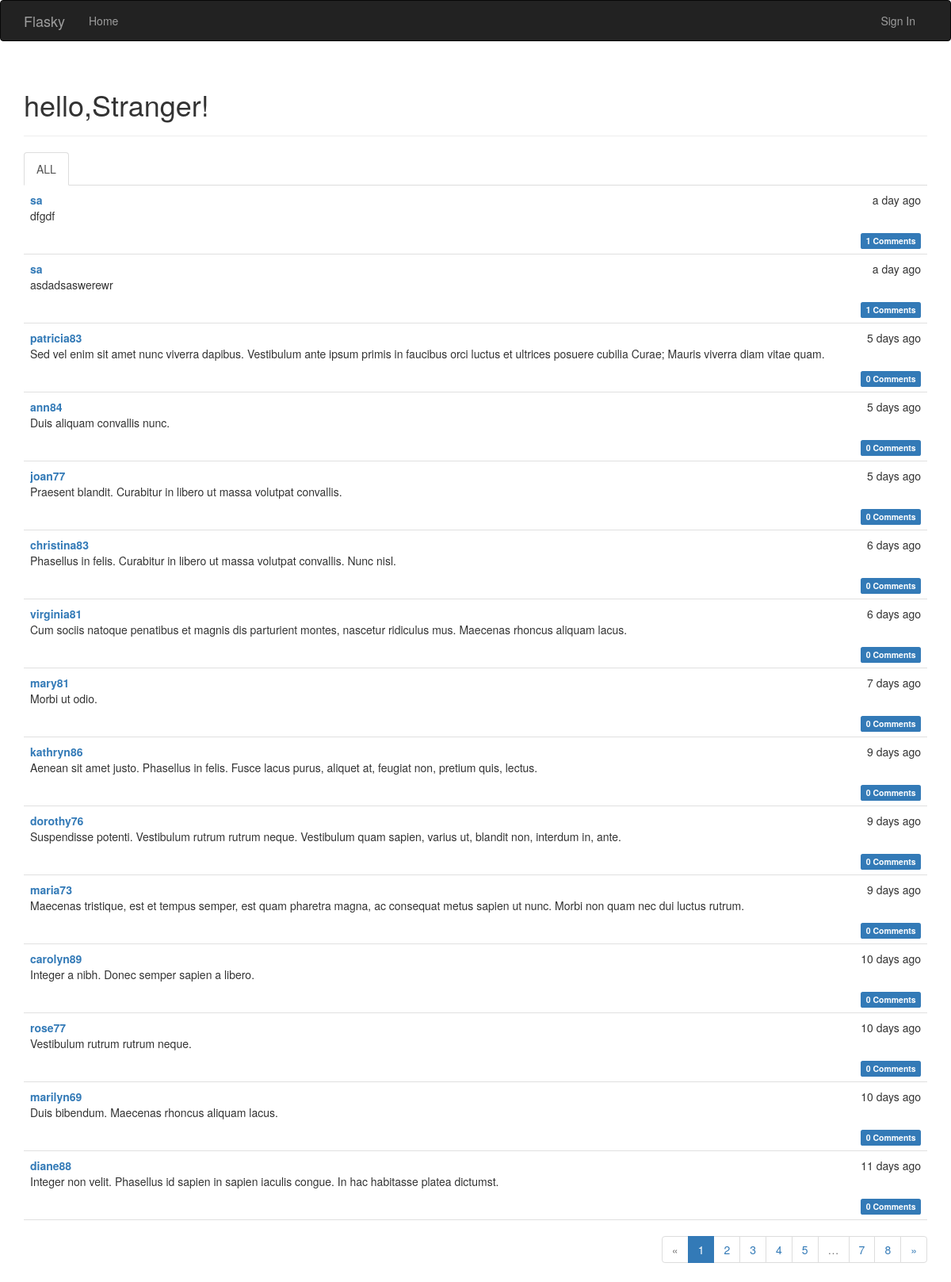
The page / on the database its author committed.
### app/models.py (models this page shows, shortened)
class Post(db.Model):
    __tablename__ = 'posts'
    id = db.Column(db.Integer,primary_key=True)
    body = db.Column(db.Text)
    timestamp = db.Column(db.DateTime,index=True,default = datetime.utcnow)
    author_id = db.Column(db.Integer,db.ForeignKey('users.id'))
    body_html = db.Column(db.Text)
    comments = db.relationship('Comment', backref='post', lazy='dynamic')

class User(UserMixin,db.Model):
    __tablename__ = 'users'
    id = db.Column(db.Integer,primary_key=True)
    email = db.Column(db.String(64),unique=True,index=True)
    username = db.Column(db.String(64),unique=True,index=True)
    password_hash = db.Column(db.String(128))
    confirmed = db.Column(db.Boolean,default=False)
    role_id = db.Column(db.Integer,db.ForeignKey('roles.id'))
    name = db.Column(db.String(64))
    location = db.Column(db.String(64))
    about_me = db.Column(db.Text())
    member_since = db.Column(db.DateTime(),default=datetime.utcnow)
    last_seen = db.Column(db.DateTime(),default=datetime.utcnow)
    posts = db.relationship('Post',backref='author',lazy='dynamic')
    comments = db.relationship('Comment',backref='author',lazy='dynamic')
    followed = db.relationship('Follow',
                               foreign_keys=[Follow.follower_id],
                               backref=db.backref('follower',lazy='joined'),
                               lazy='dynamic',
                               cascade='all,delete-orphan')
    followers = db.relationship('Follow',
                               foreign_keys=[Follow.followed_id],
                               backref=db.backref('followed', lazy='joined'),
                               lazy='dynamic',
                               cascade='all,delete-orphan')
    @property
    def password(self):
        raise AttributeError('password is not a readable attribute')

### app/main/views.py (the view)
@main.route('/',methods=['GET','POST'])
def index():
    form = PostForm()
    if current_user.can(Permission.WRITE_ARTICLES) and form.validate_on_submit():
        post = Post(body = form.body.data,author = current_user._get_current_object())
        db.session.add(post)
        return redirect(url_for('.index'))
    page = request.args.get('page',1,type=int)
    show_followed = False
    if current_user.is_authenticated:
        show_followed = bool(request.cookies.get('show_followed',''))
    if show_followed:
        query = current_user.followed_posts
    else:
        query = Post.query
    pagination= query.order_by(Post.timestamp.desc()).paginate(page,
            per_page=current_app.config['FLASK_POSTS_PER_PAGE'],error_out=False)
    posts = pagination.items
    return render_template('index.html',form=form,posts=posts,show_followed=show_followed,pagination=pagination)

### app/auth/__init__.py (called while the page is built)
@auth.app_context_processor
def inject_permissions():
    return dict(Permission=Permission)

### app/auth/views.py (called while the page is built)
@auth.before_app_request
def before_request():
    if current_user.is_authenticated:
        current_user.ping()
        if not current_user.confirmed \
        and request.endpoint[:5] !='auth.':
            return redirect(url_for('auth.unconfirmed'))

### app/main/views.py (called while the page is built)
@main.after_app_request
def after_request(response):
    for query in get_debug_queries():
        if query.duration >= current_app.config['FLASKY_SLOW_DB_QUERY_TIME']:
            current_app.logger.warning(
                'Slow query:%s\nParameters:%s\nDuration:%s\nContext:%s\n'%
                (query.statement,query.parameters,query.duration,query.context))
    return response

### app/models.py (called while the page is built)
    def can(self,permissions):
        return False

    def is_administrator(self):
        return False

### app/templates/index.html (shortened to what this page needs)
{% extends "base.html" %}
{% import "bootstrap/wtf.html" as wtf %}
{% import "_macros.html" as macros %}
{% block page_content %}
<div class="page-header">
    <h1>hello,{% if current_user.is_authenticated %}{{ current_user.username }}{% else %}Stranger{% endif %}!</h1>
</div>
<div class="post-tabs">
<ul class="nav nav-tabs">
    <li {% if not show_followed %} class="active" {% endif %}>
    <a href="{{ url_for('.show_all') }}">ALL</a></li>
</ul>
{% include '_posts.html' %}
</div>
{% if pagination %}
    <div class="pagination">
    {{ macros.pagination_widget(pagination,'.index') }}
    </div>
{% endif %}
{% endblock %}

### app/templates/_posts.html (shortened to what this page needs)
<ul class="posts">
{% for post in posts %}
<li class="post">
    <div class="post-date">
        {{ moment(post.timestamp).fromNow() }}
    </div>
    <div class="post-author">
        <a href="{{ url_for('.user',username=post.author.username) }}">
            {{ post.author.username }}
        </a>
    </div>
    <div class="post-body">
        {% if post.body_html %}
            {{ post.body_html | safe }}
        {% else %}
        {{ post.body }}
        {% endif %}
    </div>
    <div class="post-footer">
        <a href="{{ url_for('.post',id = post.id) }}#commemts">
            <span class="label label-primary">
                {{ post.comments.count() }} Comments
            </span>
        </a>
    </div>
</li>
{% endfor %}
</ul>

### app/static/styles.css (style rules this page uses)
div.post-tabs { margin-top: 16px; }
ul.posts { list-style-type: none; padding: 0px; margin: 16px 0px 0px 0px; border-top: 1px solid #e0e0e0; }
div.post-tabs ul.posts { margin: 0px; border-top: none; }
ul.posts li.post { padding: 8px; border-bottom: 1px solid #e0e0e0; }
div.post-date { float: right; }
div.post-author { font-weight: bold; }
div.post-footer { text-align: right; }
div.pagination { width: 100%; text-align: right; padding: 0px; margin: 0px; }

### rows shown on the page
Post: timestamp "a day ago", author.username "sa", body_html "dfgdf", comments.count "1"
Post: timestamp "a day ago", author.username "sa", body_html "asdadsaswerewr", comments.count "1"
Post: timestamp "5 days ago", author.username "patricia83", body_html "Sed vel enim sit amet nunc viverra dapibus. Vestibulum ante ipsum primis in faucibus orci luctus et ultrices posuere cubilia Curae; Mauris viverra diam vitae quam.", comments.count "0"
Post: timestamp "5 days ago", author.username "ann84", body_html "Duis aliquam convallis nunc.", comments.count "0"
Post: timestamp "5 days ago", author.username "joan77", body_html "Praesent blandit. Curabitur in libero ut massa volutpat convallis.", comments.count "0"
Post: timestamp "6 days ago", author.username "christina83", body_html "Phasellus in felis. Curabitur in libero ut massa volutpat convallis. Nunc nisl.", comments.count "0"
Post: timestamp "6 days ago", author.username "virginia81", body_html "Cum sociis natoque penatibus et magnis dis parturient montes, nascetur ridiculus mus. Maecenas rhoncus aliquam lacus.", comments.count "0"
Post: timestamp "7 days ago", author.username "mary81", body_html "Morbi ut odio.", comments.count "0"
Post: timestamp "9 days ago", author.username "kathryn86", body_html "Aenean sit amet justo. Phasellus in felis. Fusce lacus purus, aliquet at, feugiat non, pretium quis, lectus.", comments.count "0"
Post: timestamp "9 days ago", author.username "dorothy76", body_html "Suspendisse potenti. Vestibulum rutrum rutrum neque. Vestibulum quam sapien, varius ut, blandit non, interdum in, ante.", comments.count "0"
Post: timestamp "9 days ago", author.username "maria73", body_html "Maecenas tristique, est et tempus semper, est quam pharetra magna, ac consequat metus sapien ut nunc. Morbi non quam nec dui luctus rutrum.", comments.count "0"
Post: timestamp "10 days ago", author.username "carolyn89", body_html "Integer a nibh. Donec semper sapien a libero.", comments.count "0"
Post: timestamp "10 days ago", author.username "rose77", body_html "Vestibulum rutrum rutrum neque.", comments.count "0"
Post: timestamp "10 days ago", author.username "marilyn69", body_html "Duis bibendum. Maecenas rhoncus aliquam lacus.", comments.count "0"
Post: timestamp "11 days ago", author.username "diane88", body_html "Integer non velit. Phasellus id sapien in sapien iaculis congue. In hac habitasse platea dictumst.", comments.count "0"

### other values the page prints
{{ p }} "1"
{{ p }} "2" "3" "4" "5" "7" "8"
